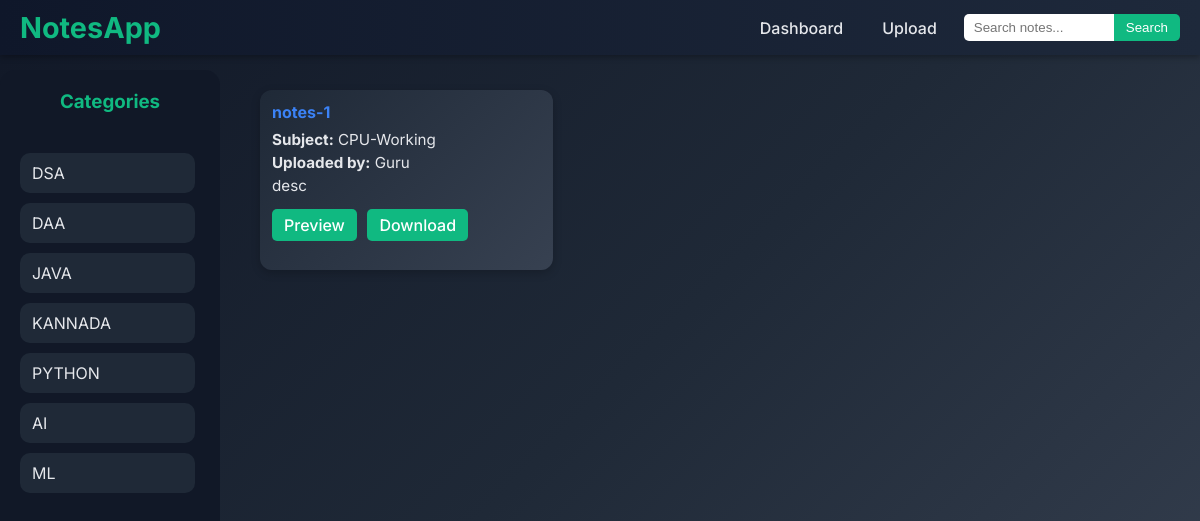
Before: /notes (signed in) with the older database file.
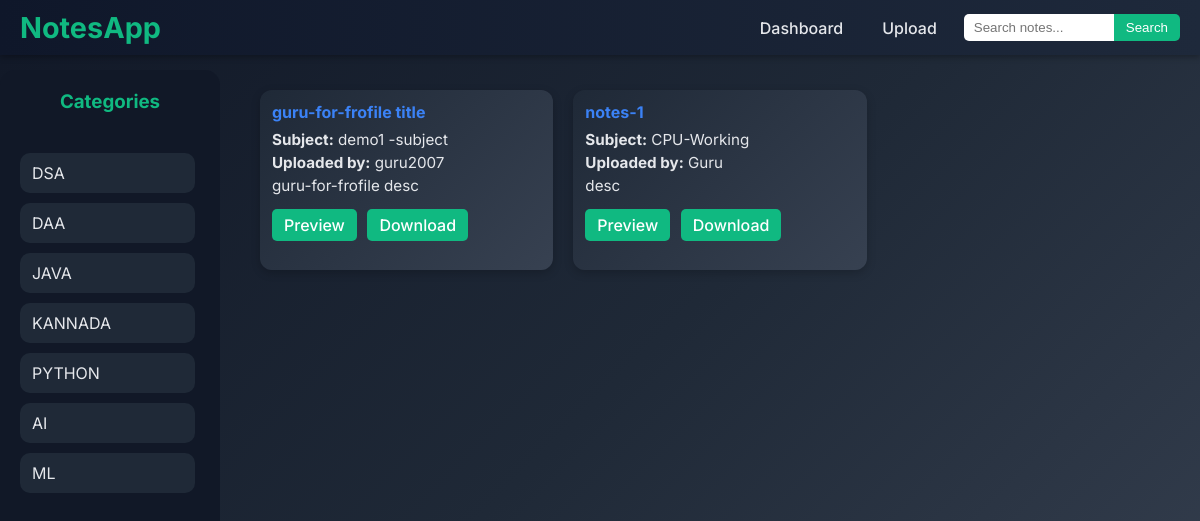
After: the same page with the newer database file.
### tables this page shows
CREATE TABLE files_metadata (
            id INTEGER PRIMARY KEY AUTOINCREMENT,
            title TEXT NOT NULL,
            description TEXT,
            category TEXT NOT NULL,
            year INTEGER NOT NULL,
            branch TEXT NOT NULL,
            sem INTEGER NOT NULL,
            subject TEXT NOT NULL,
            filename TEXT NOT NULL,
            file_id TEXT,
            uploaded_by TEXT NOT NULL,
            uploaded_at TIMESTAMP DEFAULT CURRENT_TIMESTAMP
        );

### app.py (the view)
@app.route('/notes',methods=['GET', 'POST'])
def notes():
    err = ''
    all_notes = get_all_files_metadata("notes")
    if not all_notes:
        err = "No Note's Are Available"
    return render_template("notes.html",notes=all_notes,err=err)

### app.py (called while the page is built)
@app.before_request
def require_login():
    routes_to_avoid = ['dashboard','auth.login','auth.register']
    if request.endpoint not in routes_to_avoid and 'user_id' not in session:
        return redirect(url_for('auth.login'))

### db.py (called while the page is built)
def get_all_files_metadata(category):
    conn = sqlite3.connect("notesapp.db")
    c = conn.cursor()
    c.execute("""
        SELECT title, subject, uploaded_by, description, file_id
        FROM files_metadata
        WHERE category = ?
        ORDER BY uploaded_at DESC
    """,(category,))
    rows = c.fetchall()
    conn.close()
    return rows

### templates/notes.html (shortened to what this page needs)
<!DOCTYPE html>
<html lang="en">
<head>
</head>
<body>
  <div class="topbar">
    <div class="logo">NotesApp</div>
    <nav>
      <a href="/">Dashboard</a>
      <a href="/upload">Upload</a>
      <form class="search-box" action="/search" method="GET">
        <input type="text" name="query" placeholder="Search notes..." required>
        <button type="submit">Search</button>
      </form>
    </nav>
  </div>
  <div class="layout">
    <div class="sidebar">
      <h3>Categories</h3>
      <ul class="categories">
        <li><a href="/category/dsa">DSA</a></li>
        <li><a href="/category/daa">DAA</a></li>
        <li><a href="/category/java">JAVA</a></li>
        <li><a href="/category/kannada">KANNADA</a></li>
        <li><a href="/category/python">PYTHON</a></li>
        <li><a href="/category/ai">AI</a></li>
        <li><a href="/category/ml">ML</a></li>
      </ul>
    </div>
    <div class="main-content">
      {% for note in notes %}
      <div class="card">
        <h4>{{ note[0] }}</h4>
        <p><strong>Subject:</strong> {{ note[1] }}</p>
        <p><strong>Uploaded by:</strong> {{ note[2] }}</p>
        <p>{{ note[3] }}</p>
        <a href="/preview/{{ note[4] }}">Preview</a>
        <a href="/download/{{ note[4] }}">Download</a>
      </div>
      {% endfor %}
    </div>
  </div>
</body>
</html>

### templates/notes.html (style rules this page uses)
* { margin: 0; padding: 0; box-sizing: border-box; }
body { font-family: 'Inter', sans-serif; color: #e5e7eb; background: linear-gradient(135deg, #111827, #1f2937, #374151); min-height: 100vh; }
.topbar { position: fixed; top: 0; left: 0; width: 100%; display: flex; justify-content: space-between; align-items: center; background: linear-gradient(90deg, #0f172a, #1e293b); padding: 10px 20px; z-index: 1000; box-shadow: 0 2px 6px rgba(0, 0, 0, 0.3); flex-wrap: wrap; gap: 10px; }
.topbar .logo { font-size: 1.8rem; font-weight: 700; color: #10b981; }
.topbar nav { display: flex; gap: 15px; flex-wrap: wrap; align-items: center; }
.topbar nav a { color: #e5e7eb; text-decoration: none; font-weight: 500; padding: 6px 12px; border-radius: 5px; transition: 0.2s; }
.topbar .search-box { display: flex; flex-shrink: 0; }
.topbar .search-box input { padding: 6px 10px; border-radius: 5px 0 0 5px; border: none; outline: none; width: 150px; }
.topbar .search-box button { padding: 6px 12px; border: none; background: #10b981; color: white; border-radius: 0 5px 5px 0; cursor: pointer; transition: 0.2s; }
.layout { display: flex; padding-top: 70px; gap: 20px; }
.sidebar { width: 220px; background: #111827; color: #10b981; padding: 20px; border-radius: 15px; height: calc(100vh - 70px); display: flex; flex-direction: column; gap: 20px; }
.sidebar h3 { text-align: center; margin-bottom: 20px; color: #10b981; }
.sidebar .categories { display: flex; flex-direction: column; list-style: none; gap: 10px; overflow-y: auto; padding-right: 5px; }
.sidebar .categories li a { display: block; padding: 10px 12px; border-radius: 10px; text-decoration: none; color: #e5e7eb; background: #1f2937; transition: 0.2s; }
.main-content { flex: 1; padding: 20px; display: grid; grid-template-columns: repeat(auto-fill, minmax(250px, 1fr)); grid-auto-rows: min-content; gap: 20px; }
.card { background: linear-gradient(135deg, #1f2937, #374151); padding: 12px; border-radius: 12px; box-shadow: 0 3px 10px rgba(0, 0, 0, 0.2); transition: transform 0.2s, box-shadow 0.2s; color: #e5e7eb; height: 180px; overflow: hidden; }
.card h4 { color: #3b82f6; margin-bottom: 8px; }
.card p { font-size: 0.95rem; margin: 4px 0; }
.card a { display: inline-block; margin-top: 10px; padding: 6px 12px; background: #10b981; color: white; text-decoration: none; border-radius: 5px; font-weight: 500; margin-right: 6px; }

Changed rows visible on the page:
added files_metadata: title "guru-for-frofile title", subject "demo1 -subject", uploaded_by "guru2007", description "guru-for-frofile desc"
